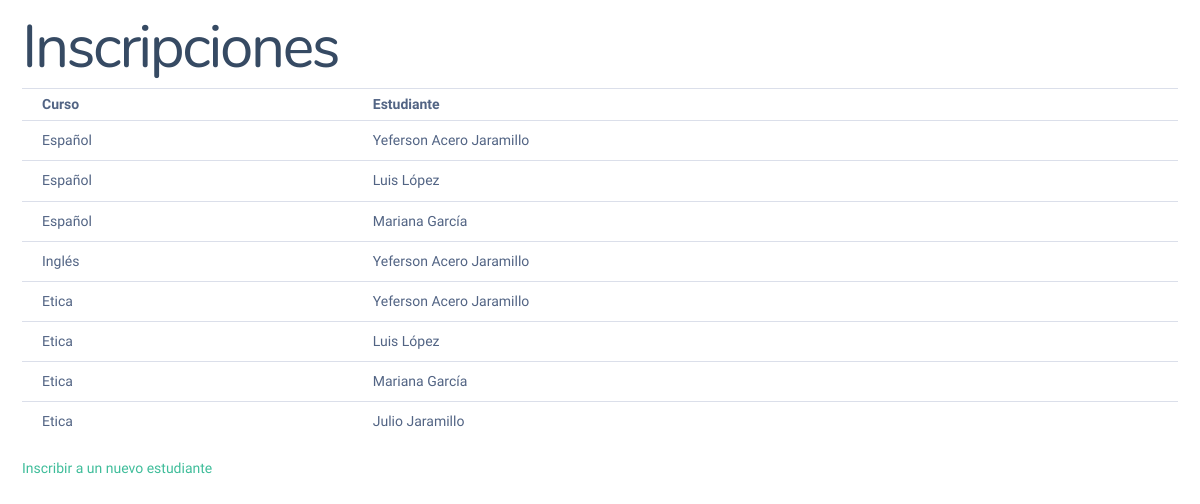
The page /courses/enrollments/ on the database its author committed.
### courses/models.py (models this page shows, shortened)
class Enrollment(models.Model):
    course = models.ForeignKey(Course, on_delete=models.CASCADE)
    student = models.ForeignKey(Student, on_delete=models.CASCADE)
    class Meta:
        unique_together = ('course', 'student')

class Course(models.Model):
    name = models.CharField(max_length=100, unique=True)
    description = models.TextField()
    start_date = models.DateField()
    end_date = models.DateField()
    status = models.BooleanField(default=True)

### students/models.py (models this page shows, shortened)
class Student(models.Model):
    first_name = models.CharField(max_length=100)
    last_name = models.CharField(max_length=100)
    document = models.CharField(max_length=20, unique=True)
    email = models.EmailField()
    status = models.BooleanField(default=True)

### courses/views.py (the view)
# urls.py: path('enrollments/', views.enrollment_list, name='enrollment_list'),
def enrollment_list(request):
    enrollments = Enrollment.objects.all()
    return render(request, 'courses/enrollment_list.html', {'enrollments': enrollments})

### templates/courses/enrollment_list.html (shortened to what this page needs)
{% extends 'base.html' %}
{% block content %}
<h1>Inscripciones</h1>
<table class="table">
    <thead>
        <tr>
            <th>Curso</th>
            <th>Estudiante</th>
        </tr>
    </thead>
    <tbody>
        {% for enrollment in enrollments %}
        <tr>
            <td>{{ enrollment.course.name }}</td>
            <td>{{ enrollment.student.first_name }} {{ enrollment.student.last_name }}</td>
        </tr>
        {% endfor %}
    </tbody>
</table>
<a href="{% url 'add_enrollment' %}">Inscribir a un nuevo estudiante</a>
{% endblock %}

### templates/base.html (shortened to what this page needs)
{% load static %}
<!DOCTYPE html>
<html lang="es" class="js">
<head>
    <link rel="stylesheet" href="{% static 'css/dashlite.css' %}">
    <link id="skin-default" rel="stylesheet" href="{% static 'css/theme.css' %}">
    <link rel="stylesheet" href="{% static 'css/libs/fontawesome-icons.css' %}">
</head>
<body class="nk-body ui-rounder npc-default has-sidebar ">
    <div class="nk-content ">
        <div class="nk-content-body">
            {% block content %} {% endblock %}
        </div>
    </div>
</body>
</html>

### rows shown on the page
Enrollment: course.name "Español", student.first_name "Yeferson", student.last_name "Acero Jaramillo"
Enrollment: course.name "Español", student.first_name "Luis", student.last_name "López"
Enrollment: course.name "Español", student.first_name "Mariana", student.last_name "García"
Enrollment: course.name "Inglés", student.first_name "Yeferson", student.last_name "Acero Jaramillo"
Enrollment: course.name "Etica", student.first_name "Yeferson", student.last_name "Acero Jaramillo"
Enrollment: course.name "Etica", student.first_name "Luis", student.last_name "López"
Enrollment: course.name "Etica", student.first_name "Mariana", student.last_name "García"
Enrollment: course.name "Etica", student.first_name "Julio", student.last_name "Jaramillo"
